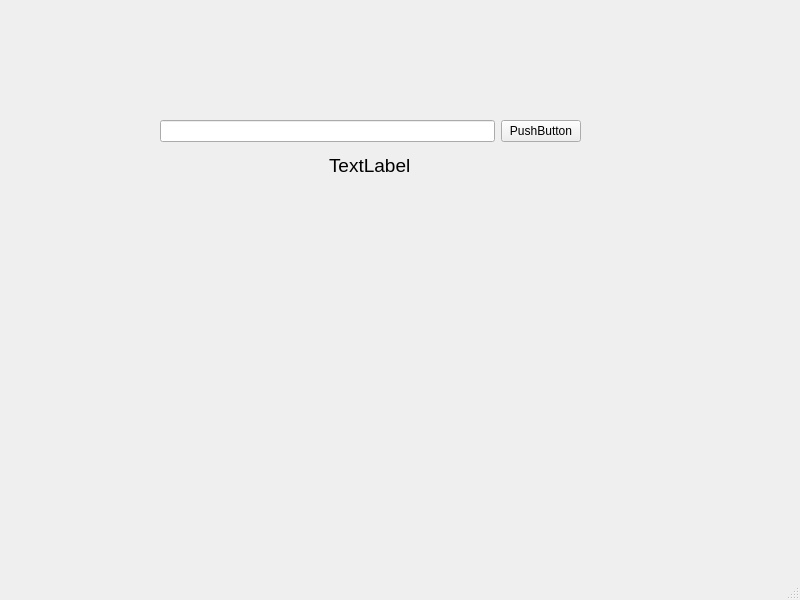
<?xml version="1.0" encoding="UTF-8"?>
<ui version="4.0">
 <class>MainWindow</class>
 <widget class="QMainWindow" name="MainWindow">
  <property name="geometry">
   <rect>
    <x>0</x>
    <y>0</y>
    <width>800</width>
    <height>600</height>
   </rect>
  </property>
  <property name="windowTitle">
   <string>MainWindow</string>
  </property>
  <widget class="QWidget" name="centralwidget">
   <widget class="QWidget" name="">
    <property name="geometry">
     <rect>
      <x>160</x>
      <y>120</y>
      <width>421</width>
      <height>62</height>
     </rect>
    </property>
    <layout class="QVBoxLayout" name="verticalLayout_2">
     <item>
      <layout class="QVBoxLayout" name="verticalLayout">
       <item>
        <layout class="QHBoxLayout" name="horizontalLayout">
         <item>
          <widget class="QLineEdit" name="lineEdit"/>
         </item>
         <item>
          <widget class="QPushButton" name="pushButton">
           <property name="text">
            <string>PushButton</string>
           </property>
          </widget>
         </item>
        </layout>
       </item>
      </layout>
     </item>
     <item alignment="Qt::AlignmentFlag::AlignHCenter">
      <widget class="QLabel" name="label">
       <property name="font">
        <font>
         <pointsize>14</pointsize>
        </font>
       </property>
       <property name="text">
        <string>TextLabel</string>
       </property>
      </widget>
     </item>
    </layout>
   </widget>
  </widget>
  <widget class="QMenuBar" name="menubar">
   <property name="geometry">
    <rect>
     <x>0</x>
     <y>0</y>
     <width>800</width>
     <height>22</height>
    </rect>
   </property>
  </widget>
  <widget class="QStatusBar" name="statusbar"/>
 </widget>
 <resources/>
 <connections/>
</ui>
